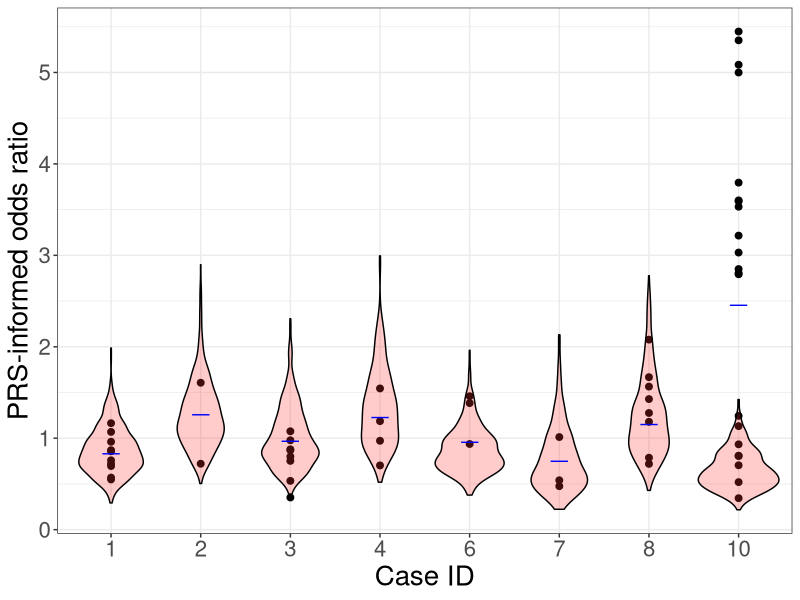

The R source for this figure:
library(ggplot2)

#Read data into a table
oddsratios<-read.table("./data/retro.or.breastcancer.txt", header=T)
sims<-read.table("./data/retro.breastcancer_ors_sims.txt", header=T)
parents<-read.table("./data/retro.breastcancer_ors_parents.txt", header=T)

#Choose file to save figure
png("./figures/fig2b_withparents.png", width=700, height=400)

#Generate dot plot for each family

ggplot(data=oddsratios,aes(x=as.factor(caseid),y=oddsratio,fill=as.factor(phenotype)),show.legend=FALSE) + geom_point(data=oddsratios,aes(x=as.factor(caseid),y=oddsratio), shape = 21,size=2, color="black", fill="black", alpha=1,show.legend=FALSE) + theme(panel.border = element_rect(colour = "black", fill=NA, size=0.1),strip.background = element_blank())+geom_violin(data=sims,aes(x=as.factor(caseid),y=oddsratio),alpha=0.25, position = position_dodge(width = .75),size=.5,color="black",fill="#FF3333",show.legend=FALSE)+scale_fill_viridis_d( option = "D")+theme_bw()+ylab("PRS-informed odds ratio") + xlab("Case ID") + theme(text = element_text(size = 20))+geom_point(data=parents,aes(x=as.factor(caseid),y=oddsratio), shape = 95,size=7, color="blue", fill="blue", alpha=1,show.legend=FALSE)

dev.off()